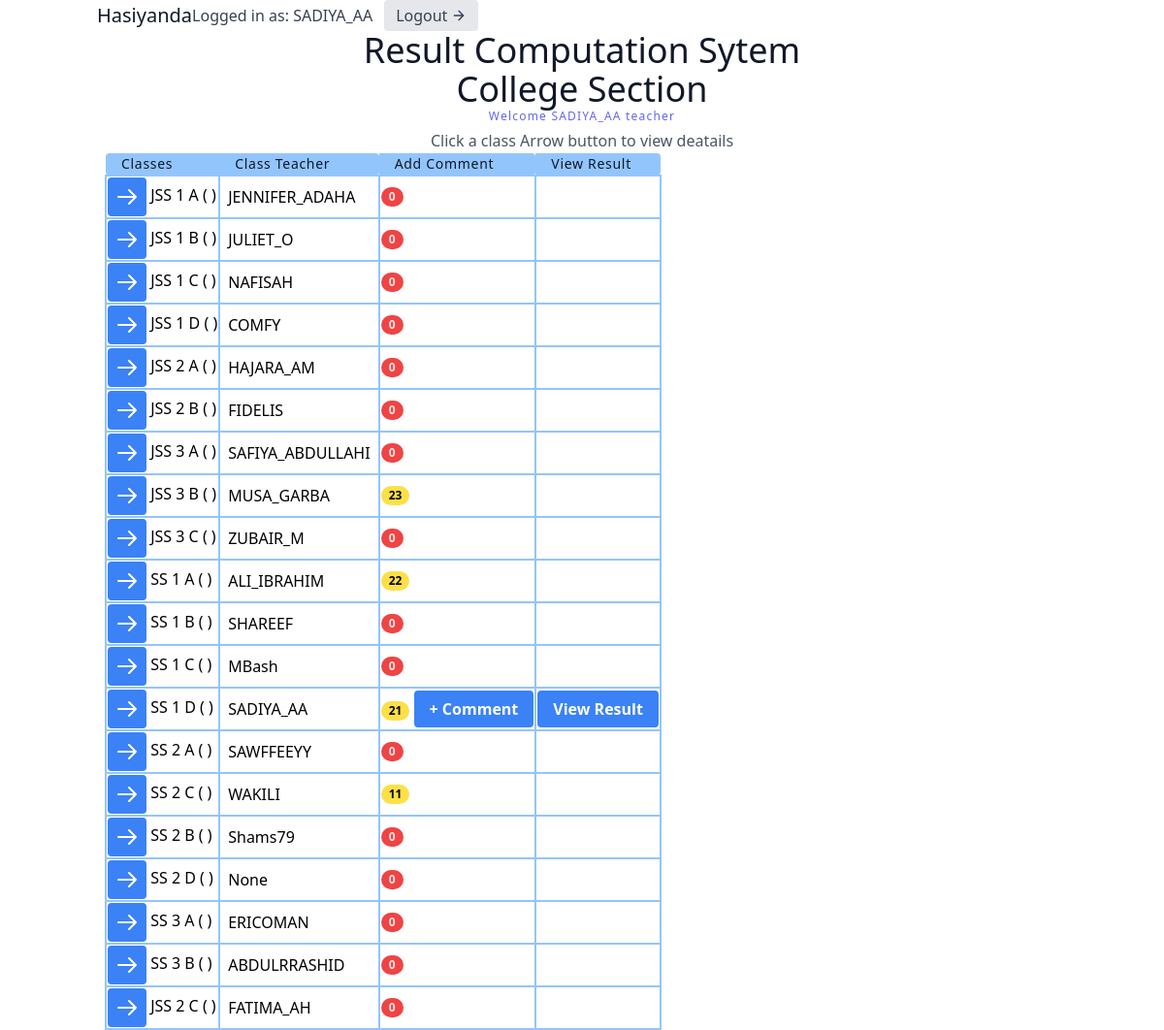
The page /classList/ (signed in) on the database its author committed.
### users/models.py (models this page shows, shortened)
class User(AbstractUser):
    class Role(models.TextChoices):
        ADMIN = 'admin'
        TEACHER = 'teacher'
        STUDENT = 'student'
    base_role = Role.TEACHER
    role = models.CharField(max_length=10, choices= Role.choices , null=True, blank=True)
    section = models.ForeignKey('result.section', on_delete=models.SET_NULL, null=True , blank=True)
    class Meta:
        db_table = 'auth_user'
    def __str__(self):
        return self.username

### result/models.py (models this page shows, shortened)
class section(models.Model):
    sectionName = models.CharField(max_length=100 , unique=True)
    def __str__(self):
        return self.sectionName

class classArmTeacher(models.Model):
    className = models.ForeignKey(all_class, on_delete=models.CASCADE, null=True)
    classArm = models.ForeignKey(classArm, related_name='classArm', on_delete=models.CASCADE, null=True)
    classTeacher = models.ForeignKey(User, on_delete=models.SET_NULL, null=True)
    date = models.DateTimeField(auto_now_add=True)
    class Meta:
        ordering = ['className']

class all_class(models.Model):
    className = models.CharField(max_length=100 , unique=True)
    section = models.ForeignKey(section, on_delete=models.CASCADE, null=True)
    complete = models.BooleanField(default=False)
    date = models.DateTimeField(auto_now_add=True)
    def __str__(self):
        return self.className
    class Meta:
        ordering = ['className']

class classArm(models.Model):
    armName = models.CharField(max_length=100 , unique=True)
    def __str__(self):
        return self.armName
    class Meta:
        ordering = ['armName']

### result/views.py (the view, shortened to what this page needs)
# urls.py: path('classList/', classList.as_view(), name='classList'),
class classList(ListView):
    model = classArmTeacher
    template_name = 'result/classList.html'
    def get_context_data(self, **kwargs):
        context = super(classList, self).get_context_data(**kwargs)
        context['user'] = self.request.user
        context['setting'] = setting.objects.all()
        context['settingForm'] = settingForm()
        if self.request.user.is_staff:
            context['all_class'] = classArmTeacher.objects.annotate(
                commentCount = Count('comment__student__id', distinct=True),
                student_in_assessment = Count('assessment__student__id', distinct=True),)
        else:
            context['all_class'] = classArmTeacher.objects.filter(className__section__sectionName = self.request.user.section).annotate(commentCount = Count('comment__id'))
        return context

### result/templates/result/classList.html (shortened to what this page needs)
<script src="https://cdn.tailwindcss.com"></script>
<link rel="stylesheet" href="https://cdn.tailgrids.com/tailgrids-fallback.css" />
{% include 'navbar.html' %}
<section class="text-gray-600 body-font">
   <div class="container px-5  mx-auto">
     <div class="flex flex-col text-center w-full">
       <h1 class="sm:text-4xl text-3xl font-medium title-font text-gray-900">Result Computation Sytem</h1>
       <h1 class="sm:text-4xl text-3xl font-medium title-font text-gray-900">{{ user.section }} Section</h1>
       <h2 class="text-xs text-indigo-500 tracking-widest font-medium title-font mb-1">Welcome {{user.username}} {{user.role}}</h2>
       <p class=" mx-auto leading-relaxed text-base">Click a class Arrow button to view deatails</p>
     </div>
     <div class="w-full mx-auto">
      <table class="table-auto w-auto text-left whitespace-no-wrap">
        <thead>
          <tr>
            <th class="px-4 title-font tracking-wider font-medium text-gray-900 text-sm bg-blue-300 rounded-tl rounded-bl">Classes</th>
            <th class="px-4 title-font tracking-wider font-medium text-gray-900 text-sm bg-blue-300 rounded-tr rounded-br">Class Teacher</th>
            <th class="px-4 title-font tracking-wider font-medium text-gray-900 text-sm bg-blue-300 rounded-tr rounded-br">Add Comment</th>
            <th class="px-4 title-font tracking-wider font-medium text-gray-900 text-sm bg-blue-300 rounded-tr rounded-br">View Result</th>
          </tr>
        </thead>
        <tbody>
           {% for class in all_class %}
          <tr>
            <td class=" whitespace-nowrap  hover:bg-green-300  border-2 border-blue-300">
            <button class="bg-blue-500 hover:bg-blue-700 text-white font-bold py-2 px-2 rounded">
              <a href="{% url 'result:classDetails' class.id %}">
                  <svg xmlns="http://www.w3.org/2000/svg" class="h-6 w-6 inline-block" fill="none" viewBox="0 0 24 24" stroke="currentColor">
                    <path stroke-linecap="round" stroke-linejoin="round" stroke-width="2" d="M14 5l7 7m0 0l-7 7m7-7H3" />
                    </svg>
              </a>
              </button>
              {{ class.className }} {{ class.classArm }} ( {{class.student_in_assessment}} )
           </td>
            <td class="whitespace-nowrap px-2 border-2 border-blue-300"> {{ class.classTeacher }} </td>
            <td class=" whitespace-nowrap border-2 border-blue-300">
              {%if class.commentCount == class.student_in_assessment %}
                <span class="inline-flex items-center justify-center px-2 py-1 text-xs font-bold leading-none text-red-100 bg-green-500 rounded-full">{{class.commentCount}}</span>
               {% elif class.commentCount > 0 %}
               <span class="inline-flex items-center justify-center px-2 py-1 text-xs font-bold leading-none text-black-100 bg-yellow-300 rounded-full">{{class.commentCount}}</span>
                {%else%}
                <span class="inline-flex items-center justify-center px-2 py-1 text-xs font-bold leading-none text-red-100 bg-red-500 rounded-full">{{class.commentCount}}</span>
               {%endif%}
            {% if class.classTeacher == request.user  or request.user.is_staff %}
              <button class="bg-blue-500 hover:bg-blue-700 text-white font-bold py-2 px-4 rounded">
              <a href="{% url 'result:addComment' class.id %}">+ Comment </a>
              </button>
            {% endif %}
            </td>
            <td class="whitespace-nowrap border-2 border-blue-300">
            {% if class.classTeacher == request.user or request.user.is_staff %}
             <button class="bg-blue-500 hover:bg-blue-700 text-white font-bold py-2 px-4 rounded">
              <a href="{% url 'result:examResult' class.id %}">View Result</a>
              </button>
            {% endif %}
            </td>
          </tr>
          {% endfor %}
        </tbody>
      </table>
    </div>
   </div>
 </section>

### templates/navbar.html (shortened to what this page needs)
<header class="text-gray-700 body-font">
<link rel="stylesheet" href="https://cdnjs.cloudflare.com/ajax/libs/animate.css/3.5.2/animate.min.css">
    <div class="container mx-auto flex flex-wrap flex-col md:flex-row items-center">
      <a href="" class="flex title-font font-medium items-center text-gray-900 mb-4 md:mb-0">
        <span class="ml-3 text-xl">Hasiyanda</span>
      </a>
      {% if request.user.is_authenticated %}
        Logged in as: {{ request.user.username }}
        <a href="{% url 'result:logoutUser'  %}" class="ml-3 inline-flex items-center bg-gray-200 border-0 py-1 px-3 focus:outline-none hover:bg-gray-300 rounded text-base mt-4 md:mt-0">
          Logout
            <svg fill="none" stroke="currentColor" stroke-linecap="round" stroke-linejoin="round" stroke-width="2" class="w-4 h-4 ml-1" viewBox="0 0 24 24">
                <path d="M5 12h14M12 5l7 7-7 7"></path>
            </svg>
        </a>
      {% endif %}
    </div>
</header>

### rows shown on the page
classArmTeacher: className "JSS 1", classArm "A", classTeacher "JENNIFER_ADAHA", commentCount "0"
classArmTeacher: className "JSS 1", classArm "B", classTeacher "JULIET_O", commentCount "0"
classArmTeacher: className "JSS 1", classArm "C", classTeacher "NAFISAH", commentCount "0"
classArmTeacher: className "JSS 1", classArm "D", classTeacher "COMFY", commentCount "0"
classArmTeacher: className "JSS 2", classArm "A", classTeacher "HAJARA_AM", commentCount "0"
classArmTeacher: className "JSS 2", classArm "B", classTeacher "FIDELIS", commentCount "0"
classArmTeacher: className "JSS 3", classArm "A", classTeacher "SAFIYA_ABDULLAHI", commentCount "0"
classArmTeacher: className "JSS 3", classArm "B", classTeacher "MUSA_GARBA", commentCount "23"
classArmTeacher: className "JSS 3", classArm "C", classTeacher "ZUBAIR_M", commentCount "0"
classArmTeacher: className "SS 1", classArm "A", classTeacher "ALI_IBRAHIM", commentCount "22"
classArmTeacher: className "SS 1", classArm "B", classTeacher "SHAREEF", commentCount "0"
classArmTeacher: className "SS 1", classArm "C", classTeacher "MBash", commentCount "0"
classArmTeacher: className "SS 1", classArm "D", classTeacher "SADIYA_AA", commentCount "21", shows "+ Comment", shows "View Result"
classArmTeacher: className "SS 2", classArm "A", classTeacher "SAWFFEEYY", commentCount "0"
classArmTeacher: className "SS 2", classArm "C", classTeacher "WAKILI", commentCount "11"
classArmTeacher: className "SS 2", classArm "B", classTeacher "Shams79", commentCount "0"
classArmTeacher: className "SS 2", classArm "D", classTeacher "None", commentCount "0"
classArmTeacher: className "SS 3", classArm "A", classTeacher "ERICOMAN", commentCount "0"
classArmTeacher: className "SS 3", classArm "B", classTeacher "ABDULRRASHID", commentCount "0"
classArmTeacher: className "JSS 2", classArm "C", classTeacher "FATIMA_AH", commentCount "0"

### other values the page prints
{{ request.user.username }} "SADIYA_AA"
{{ user.section }} "College"
{{ user.username }} "SADIYA_AA"
{{ user.role }} "teacher"
